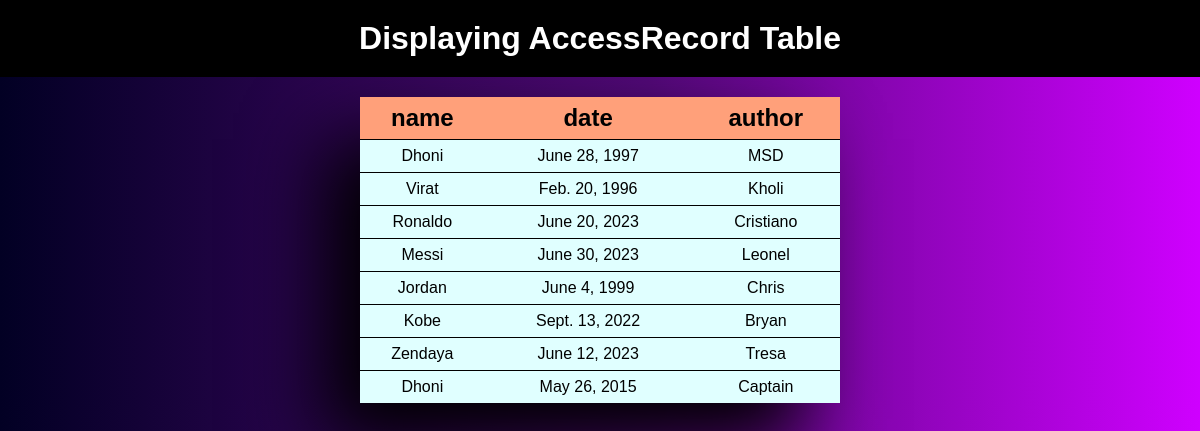
Page /display_ar/ on the committed database.
### app/models.py (models this page shows, shortened)
class AccessRecord(models.Model):
    name = models.ForeignKey(Webpage, on_delete=models.CASCADE)
    date = models.DateField()
    author = models.CharField(max_length=50)

class Webpage(models.Model):
    topic_name = models.ForeignKey(Topic, on_delete=models.CASCADE)
    name = models.CharField(max_length=50, primary_key=True)
    url = models.URLField()
    def __str__(self):
        return self.name

### app/views.py (the view)
# urls.py: path('display_ar/',display_ar,name='display_ar'),
def display_ar(request):
    ar = AccessRecord.objects.all()
    d = {'ar': ar}
    return render(request,'dar.html',d)

### templates/dar.html (shortened to what this page needs)
<!DOCTYPE html>
<html lang="en">
<head>
</head>
<body>
    <center>
        <h1>Displaying AccessRecord Table</h1>
        <table cellspacing="0">
            <tr>
                <th>name</th>
                <th>date</th>
                <th>author</th>
            </tr>
            {% for aro in ar %}
                <tr>
                    <td>{{ aro.name }}</td>
                    <td>{{ aro.date }}</td>
                    <td>{{ aro.author }}</td>
                </tr>
            {% endfor %}
        </table>
    </center>
</body>
</html>

### templates/dar.html (style rules this page uses)
* { margin: 0; padding: 0; font-family: Arial, Helvetica, sans-serif; }
body { background: rgb(2,0,36); background: linear-gradient(90deg, rgba(2,0,36,1) 0%, rgba(83,9,121,1) 54%, rgba(207,0,255,1) 100%); }
h1 { background-color: black; color: white; font-size: 2em; padding: 20px; margin-bottom: 20px; }
table { width: 40%; box-shadow: -37px 42px 74px black; text-align: center; }
th { background-color: lightsalmon; font-size: 1.5em; }
td { border-top: 1px solid black; }
tr { background-color: lightcyan; transition: .5s; }
th,td { padding: 7px 0px; }

### rows in the picture
AccessRecord: name "Dhoni", date "June 28, 1997", author "MSD"
AccessRecord: name "Virat", date "Feb. 20, 1996", author "Kholi"
AccessRecord: name "Ronaldo", date "June 20, 2023", author "Cristiano"
AccessRecord: name "Messi", date "June 30, 2023", author "Leonel"
AccessRecord: name "Jordan", date "June 4, 1999", author "Chris"
AccessRecord: name "Kobe", date "Sept. 13, 2022", author "Bryan"
AccessRecord: name "Zendaya", date "June 12, 2023", author "Tresa"
AccessRecord: name "Dhoni", date "May 26, 2015", author "Captain"
